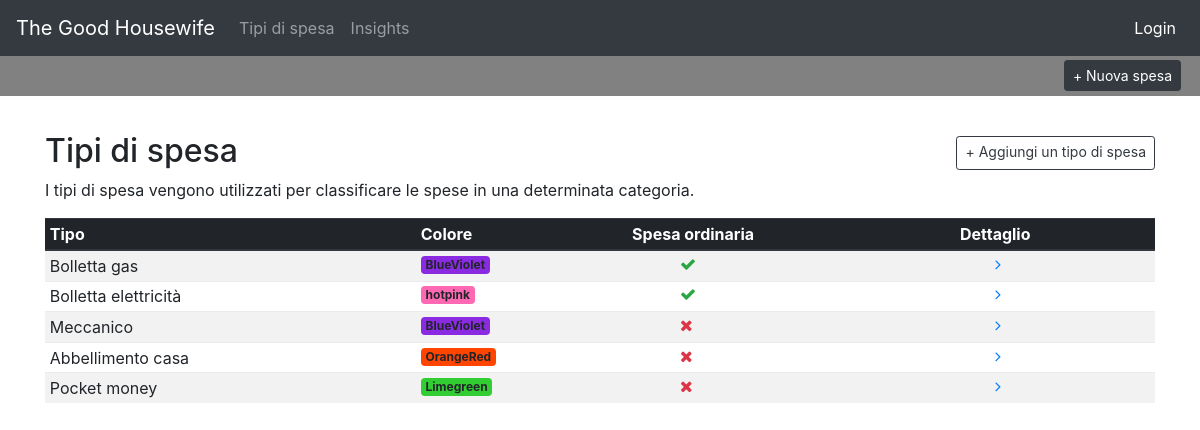
The page /spesa-type/ on the database as committed earlier.
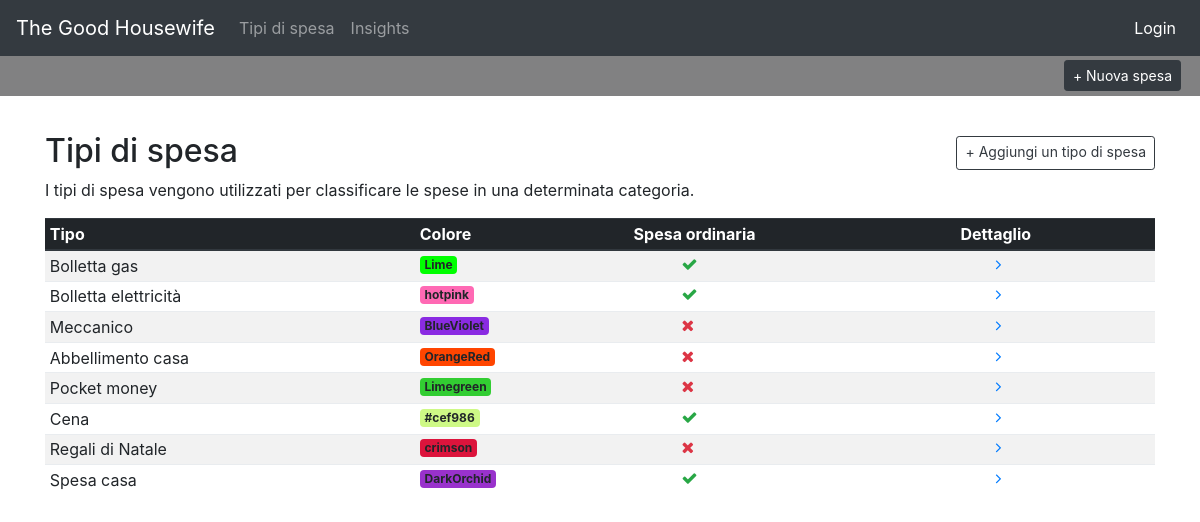
The same page on the database as committed later.
### core/models.py (models this page shows, shortened)
class TipoSpesa(models.Model):
    nome = models.CharField(max_length=100)
    colore_badge = models.CharField(max_length=30)
    spesa_ordinaria = models.BooleanField(default=False)

### core/views.py (the view)
# urls.py: path('spesa-type/', views.TipoSpesaListView.as_view(), name='tipo_spesa_list'),
class TipoSpesaListView(ListView):
    model = TipoSpesa
    template_name = 'tipo_spesa_list.html'

### templates/tipo_spesa_list.html
{% extends 'base.html' %}
{% block content %}
  <div class="container pt-4">
  <div class="row">
    <div class="col-md-12">
      <div class="d-flex flex-row justify-content-between my-2">
        <h2 class="mb-0">Tipi di spesa</h2>
        <a class="btn btn-sm btn-outline-dark mt-1" href="{% url 'tipo_spesa_add' %}">+ Aggiungi un tipo di spesa</a>
      </div>
      <p>I tipi di spesa vengono utilizzati per classificare le spese in una determinata categoria.</p>
      <a href="" class="no-link-style">
        <table class="table table-sm table-striped mt-3">
          <thead class="thead-dark">
            <th scope='col'>Tipo</th>
            <th scope='col'>Colore</th>
            <th scope='col'>Spesa ordinaria</th>
            <th scope='col'>Dettaglio</th>
          </thead>
          <tbody>
            {% for object in object_list %}
              <tr>
                <td>{{ object.nome }}</td>
                <td>
                  <span class="badge" style="background:{{ object.colore_badge }};">{{ object.colore_badge }}</span>
                </td>
                <td>
                  {% if object.spesa_ordinaria %}
                  <i class="fa fa-check text-success ml-5"></i>
                  {% else %}
                  <i class="fa fa-close text-danger ml-5"></i>
                  {% endif %}
                </td>
                <td class="pl-3">
                  <a href="{% url 'tipo_spesa_detail' object.pk %}"><i class="fa fa-angle-right ml-4"></i></a>
                </td>
              </tr>
            {% endfor %}
          </tbody>
        </table>
      </a>
    </div>
  </div>
</div>
{% endblock content %}

### templates/base.html (shortened to what this page needs)
{% load static %}
<html lang="it" dir="ltr">
  <head>
    <link rel="stylesheet" href="{% static 'font-awesome/css/font-awesome.min.css' %}">
    <link rel="stylesheet" href="{% static 'css/bootstrap.min.css' %}">
    <link rel="stylesheet" href="{% static 'css/base.css' %}">
  </head>
  <body>
    <nav class="navbar navbar-expand-lg navbar-dark bg-dark text-light fixed-top">
      <a class="navbar-brand" href="{% url 'home' %}">The Good Housewife</a>
      <div class="collapse navbar-collapse" id="navbarNav">
        <ul class="navbar-nav">
          <li class="nav-item">
            <a class="nav-link" href="{% url 'tipo_spesa_list' %}">Tipi di spesa</a>
          </li>
          <li class="nav-item">
            <a class="nav-link" href="#">Insights</a>
          </li>
        </ul>
      </div>
      <div class="px-2 dropdown">
        {% if user.is_authenticated %}
        <a class="nav-link dropdown-toggle text-white" href="#" id="navbarDropdown" role="button" data-toggle="dropdown" aria-haspopup="true" aria-expanded="false">
          <i class="fa fa-user ml-2"></i> {{user.username}}
        </a>
        <div class="dropdown-menu" aria-labelledby="navbarDropdown">
          <!-- <a class="dropdown-item" href="#">Action</a>
          <a class="dropdown-item" href="#">Another action</a> -->
          <div class="dropdown-divider"></div>
          <a class="dropdown-item" href="{% url 'logout' %}">Logout</a>
        </div>
        {% else %}
        <a class="text-white" href="{% url 'login' %}">Login</a>
        {% endif %}
      </div>
    </nav>
    <div class="subnavbar">
      <div class="p-1">
        <a class="btn btn-dark btn-sm " href="{% url 'spesa_add' %}">+ Nuova spesa</a>
      </div>
    </div>
    <div class="content">
      {% block content %}
      {% endblock content %}
    </div>
  </body>
</html>

### static/css/base.css (style rules this page uses)
.content { padding-top: 100px; }
.subnavbar { width: 100%; height: 40px; position: fixed; top: 56px; background-color: #818182; z-index: 10; display: flex; flex-direction: row; justify-content: space-between; padding-left: 15px; padding-right: 15px; }
.no-link-style, .no-link-style:hover, .no-link-style:focus, .no-link-style:visited { text-decoration: none; color: #222; }

Rows that differ between the two databases and show on the page:
changed TipoSpesa "Bolletta gas": colore_badge "BlueViolet" → "Lime"
added TipoSpesa: nome "Cena", colore_badge "#cef986", spesa_ordinaria True (drawn)
added TipoSpesa: nome "Regali di Natale", colore_badge "crimson", spesa_ordinaria False (drawn)
added TipoSpesa: nome "Spesa casa", colore_badge "DarkOrchid", spesa_ordinaria True (drawn)
